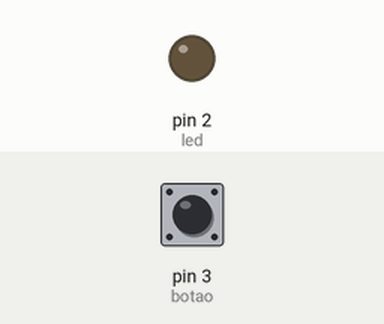
The sketch below on a simulated Arduino Uno, built with avr-gcc and run on an emulated ATmega328P. Parts: output pins drawn as LEDs (lit = HIGH). Dashed ring = blinking. The inputs (shaded band) are chosen by the test bench; at power-on: pin 3 (botao) LOW.

Above: at 1.2 s.
1.3 s: pin 3 (botao) pulled HIGH for 1 s
At 3.5 s:
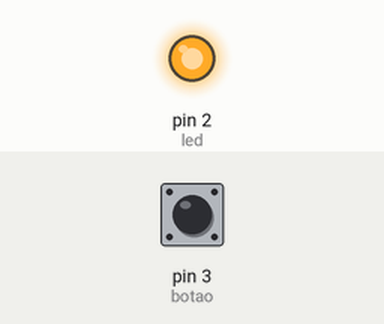
3.8 s: pin 3 (botao) pulled HIGH for 0.15 s
At 5.0 s:
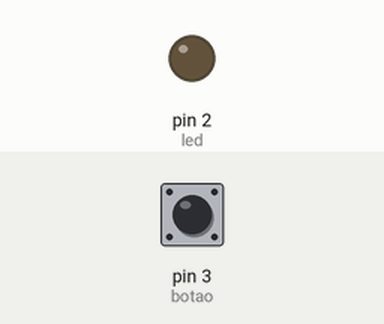
5.5 s: pin 3 (botao) pulled HIGH for 3.2 s
At 5.8 s:
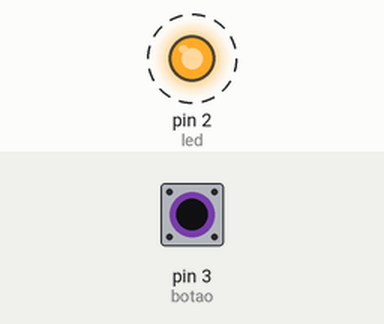
Timing chart, 0 to 10.2 s (numbered marks = the images above; inputs shaded):
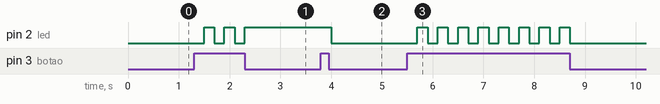

The sketch:

led_alternado.ino
```cpp
int led = 2;
int botao = 3;
int pressionado = 0;
int alternado = 0;

void setup() {
  pinMode(led,OUTPUT);
  pinMode(botao,INPUT);
}

void loop() {
  pressionado = digitalRead(botao);
  if (pressionado == HIGH){
      delay(200);
      alternado ^= 1;
  }
  if (alternado == 1){
      digitalWrite(led,HIGH);
  }
  else{
      digitalWrite(led,LOW);
  }

}
```

Measured:
- after the input at 1.3 s, pin 2 (led): alternates HIGH for 0.20 s and LOW for 0.20 s, 5 changes in all, then stays HIGH, starting after 0.20 s
- after the input at 3.8 s, pin 2 (led): HIGH → LOW after 0.20 s
- after the input at 5.5 s, pin 2 (led): alternates HIGH for 0.20 s and LOW for 0.20 s, 16 changes in all, then stays LOW, starting after 0.20 s
